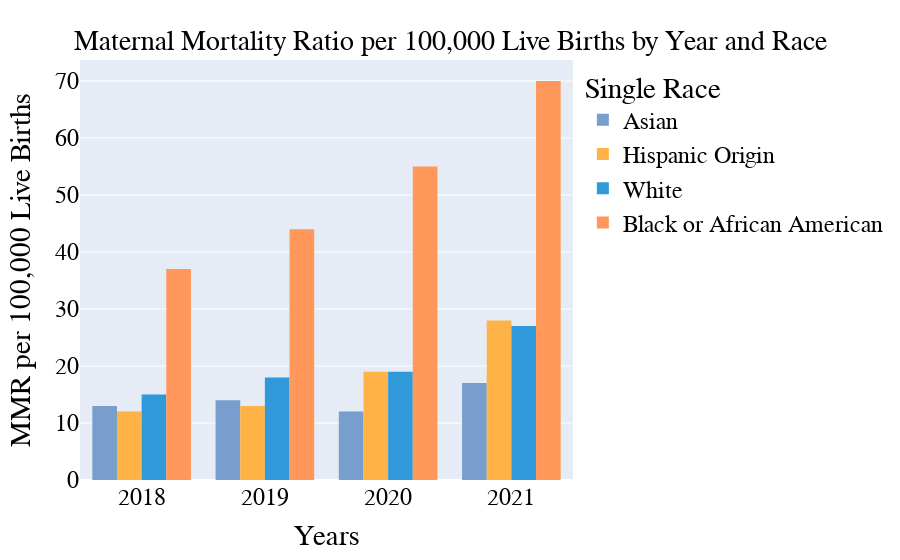

This figure's notebook cell:
### Markdown cell above
## Visualization 5
MMR by race

### Code cell
# remove NaN rows
races_deaths_df = races_deaths_df.dropna()
races_births_df = races_births_df.dropna()

# rename column so that both sets say "Single Race 6"
races_births_df = races_births_df.rename(columns={"Mother's Single Race 6":"Single Race 6"})
# rename column so that both sets say "Hispanic Origin"
races_births_df = races_births_df.rename(
    columns={"Mother's Hispanic Origin":"Hispanic Origin"})

# THE CODE AFTER THIS IS REALLY BAD, I ONLY FIGURED OUT LATER THAT YOU CAN USE MERGE FOR MULTIPLE COLUMNS HAHA, SO IGNORE THE REST OF THIS CODE, YOU WILL PROBABLY BE ABLE TO FIND A BETTER METHOD THAN THIS
# create new df for the ratio!
ratio_df = races_births_df.merge(races_deaths_df, on="Single Race 6", how="left")

# match years
ratio_df = ratio_df[ratio_df["Year_x"] == ratio_df["Year_y"]]
ratio_df = ratio_df[ratio_df["Hispanic Origin_x"] == ratio_df["Hispanic Origin_y"]]

# isolate hispanic origin rows
hisp_df = ratio_df[ratio_df["Hispanic Origin_x"] == "Hispanic or Latino"]
ratio_df = ratio_df[ratio_df["Hispanic Origin_x"] != "Hispanic or Latino"]

# reset indices to start from 0
ratio_df = ratio_df.reset_index(drop=True)

# add row to include hispanic origin for year 2018
ratio_df.loc[len(ratio_df.index)] = ["Hispanic Origin", "", "2018", hisp_df[hisp_df["Year_x"] == 2018.0]["Births"].sum(), "", "", hisp_df[hisp_df["Year_x"] == 2018.0]["Deaths"].sum()]

# add row to include hispanic origin for year 2019
ratio_df.loc[len(ratio_df.index)] = ["Hispanic Origin", "", "2019", hisp_df[hisp_df["Year_x"] == 2019.0]["Births"].sum(), "", "", hisp_df[hisp_df["Year_x"] == 2019.0]["Deaths"].sum()]

# add row to include hispanic origin for year 2020
ratio_df.loc[len(ratio_df.index)] = ["Hispanic Origin", "", "2020", hisp_df[hisp_df["Year_x"] == 2020.0]["Births"].sum(), "", "", hisp_df[hisp_df["Year_x"] == 2020.0]["Deaths"].sum()]

# add row to include hispanic origin for year 2021
ratio_df.loc[len(ratio_df.index)] = ["Hispanic Origin", "", "2021", hisp_df[hisp_df["Year_x"] == 2021.0]["Births"].sum(), "", "", hisp_df[hisp_df["Year_x"] == 2021.0]["Deaths"].sum()]

# drop all extra columns
ratio_df = ratio_df.drop(columns=["Hispanic Origin_x", "Hispanic Origin_y", "Year_y"])

# Rename Year column
ratio_df = ratio_df.rename(columns={"Year_x":"Year"})

# remove more than one race rows, due to data labeled as "unreliable"
ratio_df = ratio_df.drop(ratio_df[ratio_df["Single Race 6"] == "More than one race"].index, axis=0)
ratio_df = ratio_df.drop(ratio_df[ratio_df["Single Race 6"] == "American Indian or Alaska Native"].index, axis=0)

# consider suppressed rows as 0, since suppressed < 10
ratio_df["Deaths"] = ratio_df["Deaths"].fillna(0)

# create column for MMR = (Deaths/Live Births * 100,000)
ratio_df["MMR per 100,000 Live Births"] = round(ratio_df["Deaths"] / ratio_df["Births"] * 100000)

# use plotly's historgram function
# first argument is the datafram, then put your x and y axis
# colors the column name referencing the different bars in each group, if you want to group the bars by the x-axis, use group bar mode
# category_orders helps order the bars, I wanted ascending order
# 
fig = px.histogram(ratio_df, x="Year", y="MMR per 100,000 Live Births",
                   color='Single Race 6', barmode='group',
                   category_orders={"Single Race 6":["More than one race", "Asian", "Hispanic Origin", "White", "Black or African American"]},
                   color_discrete_sequence=["rgb(255, 152, 90)", "rgb(119, 158, 204)", "rgb(255, 179, 71)", "rgb(48, 153, 217)"],
                   labels={"Single Race 6": "Single Race"})
fig.update_layout(title={
                  'text':'Maternal Mortality Ratio per 100,000 Live Births by Year and Race',
                  'xanchor': 'center',
                  'yanchor': 'top',
                  'x': 0.5},
                  yaxis_title={'text': 'MMR per 100,000 Live Births'},
                  xaxis_title={'text': 'Years'})
fig.update_layout(
    font_family="Verdana",
    font_color="black",
    font_size = 24,
    title_font_family="Verdana",
    title_font_color="black",
    title_font_size=28,
    legend_title_font_color="black"
)

fig

### Figure 1 — Plotly figure (JSON) as saved in the notebook; plotly's stock layout.template omitted (floating-point values rounded to 4 significant figures)
{"data": [{"alignmentgroup": "True", "bingroup": "x", "histfunc": "sum", "hovertemplate": "Single Race=Asian<br>Year=%{x}<br>sum of MMR per 100,000 Live Births=%{y}<extra></extra>", "legendgroup": "Asian", "marker": {"color": "rgb(119, 158, 204)", "pattern": {"shape": ""}}, "name": "Asian", "offsetgroup": "Asian", "orientation": "v", "showlegend": true, "type": "histogram", "x": [2018, 2019, 2020, 2021], "xaxis": "x", "y": [13, 14, 12, 17], "yaxis": "y"}, {"alignmentgroup": "True", "bingroup": "x", "histfunc": "sum", "hovertemplate": "Single Race=Hispanic Origin<br>Year=%{x}<br>sum of MMR per 100,000 Live Births=%{y}<extra></extra>", "legendgroup": "Hispanic Origin", "marker": {"color": "rgb(255, 179, 71)", "pattern": {"shape": ""}}, "name": "Hispanic Origin", "offsetgroup": "Hispanic Origin", "orientation": "v", "showlegend": true, "type": "histogram", "x": ["2018", "2019", "2020", "2021"], "xaxis": "x", "y": [12, 13, 19, 28], "yaxis": "y"}, {"alignmentgroup": "True", "bingroup": "x", "histfunc": "sum", "hovertemplate": "Single Race=White<br>Year=%{x}<br>sum of MMR per 100,000 Live Births=%{y}<extra></extra>", "legendgroup": "White", "marker": {"color": "rgb(48, 153, 217)", "pattern": {"shape": ""}}, "name": "White", "offsetgroup": "White", "orientation": "v", "showlegend": true, "type": "histogram", "x": [2018, 2019, 2020, 2021], "xaxis": "x", "y": [15, 18, 19, 27], "yaxis": "y"}, {"alignmentgroup": "True", "bingroup": "x", "histfunc": "sum", "hovertemplate": "Single Race=Black or African American<br>Year=%{x}<br>sum of MMR per 100,000 Live Births=%{y}<extra></extra>", "legendgroup": "Black or African American", "marker": {"color": "rgb(255, 152, 90)", "pattern": {"shape": ""}}, "name": "Black or African American", "offsetgroup": "Black or African American", "orientation": "v", "showlegend": true, "type": "histogram", "x": [2018, 2019, 2020, 2021], "xaxis": "x", "y": [37, 44, 55, 70], "yaxis": "y"}], "layout": {"barmode": "group", "font": {"color": "black", "family": "Verdana", "size": 24}, "legend": {"title": {"font": {"color": "black"}, "text": "Single Race"}, "tracegroupgap": 0}, "margin": {"t": 60}, "title": {"font": {"color": "black", "family": "Verdana", "size": 28}, "text": "Maternal Mortality Ratio per 100,000 Live Births by Year and Race", "x": 0.5, "xanchor": "center", "yanchor": "top"}, "xaxis": {"anchor": "y", "domain": [0, 1], "title": {"text": "Years"}}, "yaxis": {"anchor": "x", "domain": [0, 1], "title": {"text": "MMR per 100,000 Live Births"}}}}
